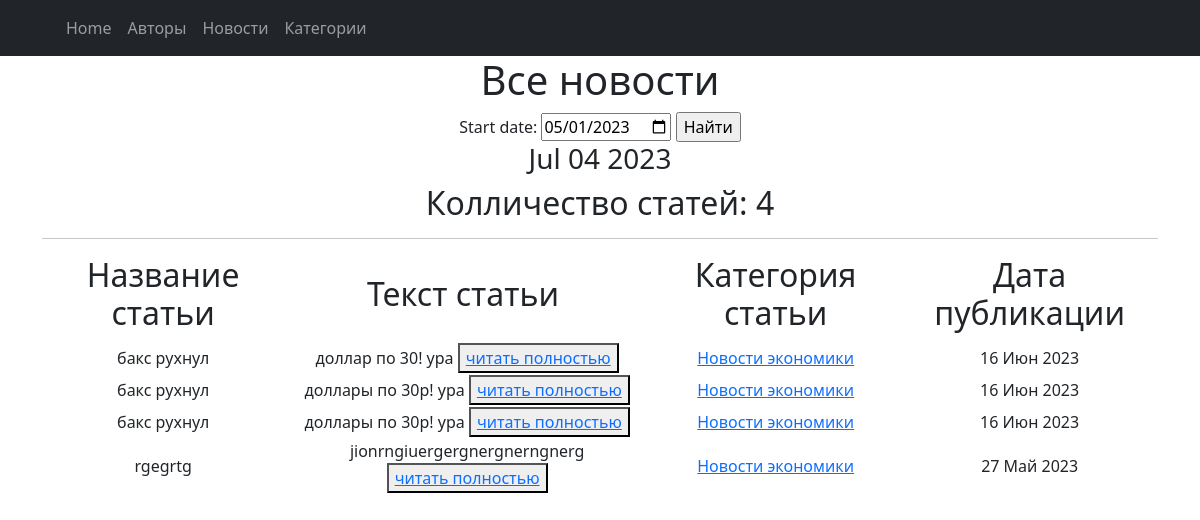
The page /category/3 on the database its author committed.
### news/models.py (models this page shows, shortened)
class Post(models.Model):
    objects = None
    news = 'NW'
    states = 'PS'
    TYPE = [
        (news, 'Новость'),
        (states, 'Статья')
    ]
    post_tip = models.CharField(max_length=10, choices=TYPE, default=states)
    date_in = models.DateField(auto_now_add=True)
    header = models.CharField(max_length=255)
    contents = models.TextField(blank=True)
    author = models.ForeignKey(Author, on_delete=models.CASCADE)
    category = models.ManyToManyField(to=Category, through='PostCategory', related_name='PostCategory')
    rating_post = models.IntegerField(default=0, validators=[MinValueValidator(0.0)])

class Category(models.Model):
    objects = None
    name = models.CharField(max_length=20, default='местные новости')
    subscribers = models.ManyToManyField(User, blank=True, null=True, related_name='subscribers')

### news/views.py (the view)
# urls.py: path('category/<int:pk>', PostCategory.as_view(), name='posts_of_category_list'),
class PostCategory(ListView):
    model = Post
    ordering = '-id'
    template_name = 'post/news.html'
    context_object_name = 'posts'
    def get_queryset(self):
        self.queryset = Category.objects.get(pk=self.kwargs['pk']).PostCategory.all()
        return super().get_queryset()
    def get_context_data(self, **kwargs):
        context = super().get_context_data(**kwargs)
        context['is_not_subscribers'] = self.request.user not in Category.objects.get(pk=self.kwargs['pk']).\
            subscribers.all()
        context['category'] = self.queryset
        return context

### news/templatetags/custom_tags.py (called while the page is built)
@register.simple_tag()
def current_time(format_string='%b %d %Y'):
   return datetime.utcnow().strftime(format_string)

### templates/post/news.html (shortened to what this page needs)
{% extends 'flatpages/default.html' %}
     {% load custom_filter %}
     {% load custom_tags %}
        {% block content %}
           <h1>Все новости</h1>
           <form action=" " method="get">
               <label for="start">Start date:</label>
            <input type="date" id="start" name="date_in__iexact"
               value="2023-05-01"
               min="2018-01-01" max="2023-12-31">
               <input type="submit" value="Найти" />
   </form>
        <h3>{% current_time '%b %d %Y' %}</h3>
        <h2>Колличество статей: {{ posts|length  }} </h2>
           <hr>
           {% if posts %}
               <table>
                   <tr>
                       <td><h2>Название статьи</h2></td>
                       <td><h2>Текст статьи&nbsp;</h2></td>
                       <td><h2> Категория статьи</h2></td>
                       <td><h2> Дата публикации</h2></td>
                   </tr>
                   {% for post in posts %}
                    <tr>
                      <td>{{ post.header}}</td>
                      <td>{{ post.contents|truncatechars:50}}
                      <button><a class="text-center" href="{{post.id}}">читать полностью</a> </button>
                      </td>
                      <td>{% for category in post.category.all %}
                          <a href="{% url 'posts_of_category_list' category.id%}"> {{ category.name }} </a>
                          {% endfor %}
                      </td>
                      <td>{{ post.date_in|date:' d M Y' }}</td>
                    </tr>
                    {% endfor %}
               </table>
           {% else %}
               <h2>Новости нет!</h2>
           {% endif %}
        {% endblock content %}

### rows shown on the page
Post: header "бакс рухнул", contents "доллар по 30! ура", date_in "16 Июн 2023"
Category: name "Новости экономики"
Post: header "бакс рухнул", contents "доллары по 30р! ура", date_in "16 Июн 2023"
Post: header "бакс рухнул", contents "доллары по 30р! ура", date_in "16 Июн 2023"
Post: header "rgegrtg", contents "jionrngiuergergnergnerngnerg", date_in "27 Май 2023"

### other values the page prints
{{ posts|length }} "4"
